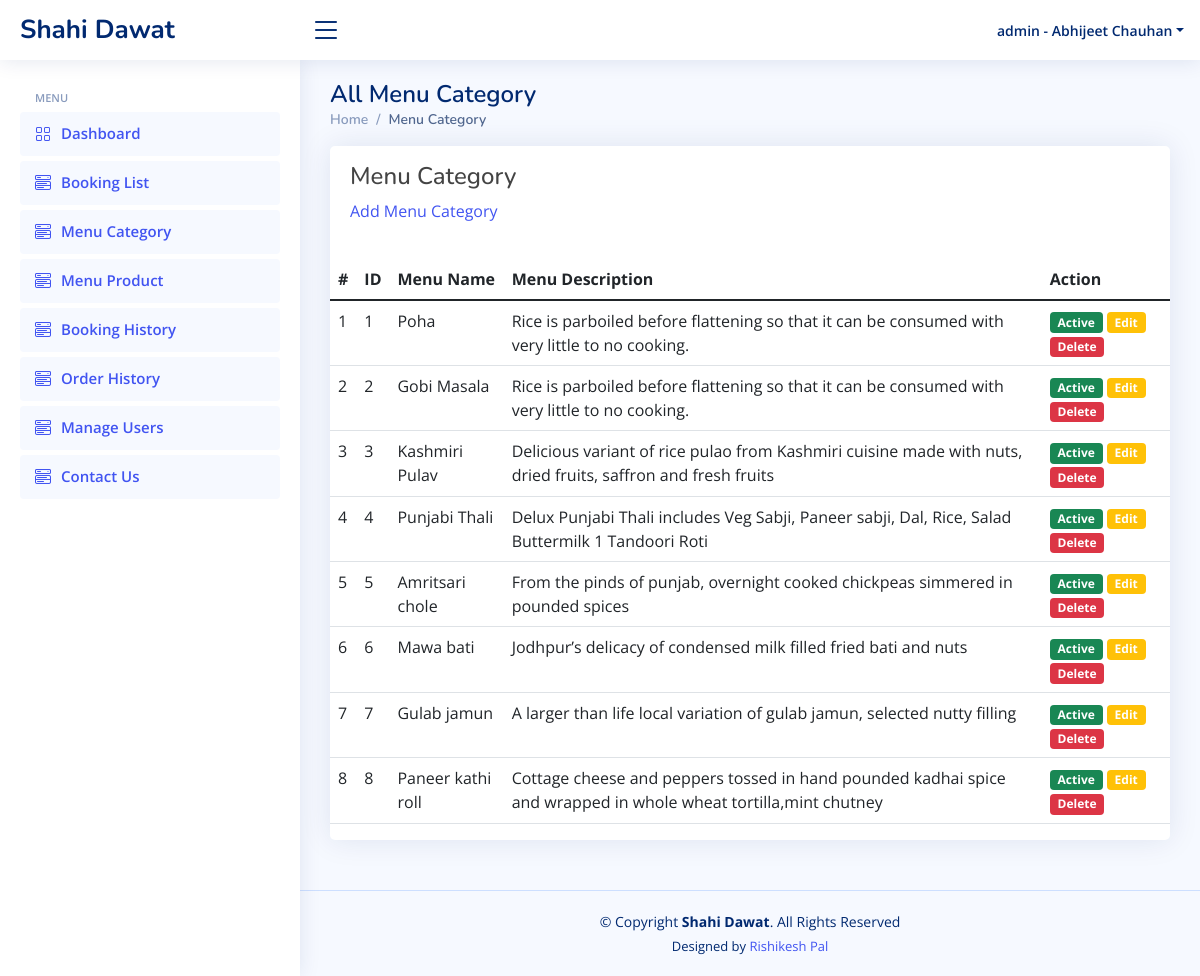
Page /Abhijeet/admin/menu_category.php (signed in) on the committed database.
### tables this page shows
CREATE TABLE `menu_category` (
  `id` int(11) NOT NULL,
  `name` varchar(50) NOT NULL,
  `description` text NOT NULL,
  `status` tinyint(4) NOT NULL
);

### Abhijeet/function.inc.php (called while the page is built, shortened)
<?php
function getAdminInfo($conn, $email){
	$sql="SELECT * from admin_users WHERE email='$email'";
	$run=mysqli_query($conn, $sql);
	$data=mysqli_fetch_assoc($run);
	return $data;
}
?>

### Abhijeet/admin/menu_category.php (the view, shortened to what this page needs)
<?php
include('top.php');
include('sidebar.php');
$sql="select * from menu_category order by id asc";
$res=mysqli_query($conn,$sql);
?>
  <main id="main" class="main">
    <div class="pagetitle">
      <h1>All Menu Category</h1>
      <nav>
        <ol class="breadcrumb">
          <li class="breadcrumb-item"><a href="index.php">Home</a></li>
          <li class="breadcrumb-item active">Menu Category</li>
        </ol>
      </nav>
    </div>
    <div class="content pb-0">
  <div class="orders">
     <div class="row">
      <div class="col-xl-12">
       <div class="card">
        <div class="card-body">
           <h4 class="box-title mt-3">Menu Category</h4>
           <p class="box-link"><a href="manage_menu_category.php">Add Menu Category</a> </p>
        </div>
        <div class="card-body--">
           <div class="table-stats order-table ov-h">
            <table class="table ">
             <thead>
              <tr>
                 <th class="serial">#</th>
                 <th>ID</th>
                 <th>Menu Name</th>
                 <th>Menu Description</th>
                 <th>Action</th>
              </tr>
             </thead>
             <tbody>
              <?php
              $i=1;
              while($row=mysqli_fetch_assoc($res)){?>
              <tr>
                 <td class="serial"><?php echo $i?></td>
                 <td><?php echo $row['id']?></td>
                 <td><?php echo $row['name']?></td>
                 <td><?php echo $row['description']?></td>
                 <td>
                <?php
                if($row['status']==1){
                  echo "<span class='badge bg-success'><a href='?type=status&operation=deactive&id=".$row['id']."'>Active</a></span>&nbsp;";
                }else{
                  echo "<span class='badge bg-primary'><a href='?type=status&operation=active&id=".$row['id']."'>Deactive</a></span>&nbsp;";
                }
                echo "<span class='badge bg-warning'><a href='manage_menu_category.php?id=".$row['id']."'>Edit</a></span>&nbsp;";
                ?>
                <span class='badge bg-danger'><a href="?type=delete&id=<?php echo $row['id'] ?>" onclick="return confirm('Are you sure you want to delete this Menu Category? Product Will Also Get Deleted!');">Delete</a></span>
                 </td>
              </tr>
              <?php
              $i++;
              }
            ?>
             </tbody>
            </table>
           </div>
        </div>
       </div>
      </div>
     </div>
  </div>
</div>
  </main>
<?php
  include('footer.php');
?>

### Abhijeet/admin/top.php (shortened to what this page needs)
<?php
include('../config.php');
include('../function.inc.php');
$admin = getAdminInfo($conn, $_SESSION['ADMIN_EMAIL']);
?>
<!DOCTYPE html>
<html lang="en">
<head>
  <link rel="stylesheet" href="https://cdnjs.cloudflare.com/ajax/libs/font-awesome/4.0.1/css/font-awesome.css" />
  <link href="assets/vendor/bootstrap/css/bootstrap.min.css" rel="stylesheet">
  <link href="assets/vendor/bootstrap-icons/bootstrap-icons.css" rel="stylesheet">
  <link href="assets/vendor/boxicons/css/boxicons.min.css" rel="stylesheet">
  <link href="assets/vendor/quill/quill.snow.css" rel="stylesheet">
  <link href="assets/vendor/quill/quill.bubble.css" rel="stylesheet">
  <link href="assets/vendor/remixicon/remixicon.css" rel="stylesheet">
  <link href="assets/vendor/simple-datatables/style.css" rel="stylesheet">
  <link href="assets/css/style.css" rel="stylesheet">
</head>
<body>
  <header id="header" class="header fixed-top d-flex align-items-center">
    <div class="d-flex align-items-center justify-content-between">
      <a href="index.php" class="logo d-flex align-items-center">
        <span class="d-none d-lg-block">Shahi Dawat</span>
      </a>
      <i class="bi bi-list toggle-sidebar-btn"></i>
    </div>
    <nav class="header-nav ms-auto">
      <ul class="d-flex align-items-center">
        <li class="nav-item dropdown pe-3">
          <a class="nav-link nav-profile d-flex align-items-center pe-0" href="#" data-bs-toggle="dropdown">
            <span class="d-none d-md-block dropdown-toggle ps-2">admin - <?php echo $admin['name']; ?></span>
          </a>
        </li>
      </ul>
    </nav>
  </header>

### Abhijeet/admin/assets/css/style.css (style rules this page uses)
:root { scroll-behavior: smooth; }
body { font-family: "Open Sans", sans-serif; background: #f6f9ff; color: #444444; }
a { color: #4154f1; text-decoration: none; }
h1, h2, h3, h4, h5, h6 { font-family: "Nunito", sans-serif; }
#main { margin-top: 60px; padding: 20px 30px; transition: all 0.3s; }
.pagetitle { margin-bottom: 10px; }
.pagetitle h1 { font-size: 24px; margin-bottom: 0; font-weight: 600; color: #012970; }
.card { margin-bottom: 30px; border: none; border-radius: 5px; box-shadow: 0px 0 30px rgba(1, 41, 112, 0.1); }
.card-body { padding: 0 20px 20px 20px; }
.breadcrumb { font-size: 14px; font-family: "Nunito", sans-serif; color: #899bbd; font-weight: 600; }
.breadcrumb a { color: #899bbd; transition: 0.3s; }
.breadcrumb .breadcrumb-item::before { color: #899bbd; }
.breadcrumb .active { color: #51678f; font-weight: 600; }
.logo { line-height: 1; }
@media (min-width: 1200px) { .logo { width: 280px; } }
.logo span { font-size: 26px; font-weight: 700; color: #012970; font-family: "Nunito", sans-serif; }
.header { transition: all 0.5s; z-index: 997; height: 60px; box-shadow: 0px 2px 20px rgba(1, 41, 112, 0.1); background-color: #fff; padding-left: 20px; }
.header .toggle-sidebar-btn { font-size: 32px; padding-left: 10px; cursor: pointer; color: #012970; }
.header-nav ul { list-style: none; }
.header-nav > ul { margin: 0; padding: 0; }
.header-nav .nav-profile { color: #012970; }
.header-nav .nav-profile span { font-size: 14px; font-weight: 600; }
@media (min-width: 1200px) { #main, #footer { margin-left: 300px; } }
.orders tr a { text-decoration: none; color: white!important; }

### rows in the picture
menu_category: id "1", name "Poha", description "Rice is parboiled before flattening so that it can be consumed with very little to no cooking."
menu_category: id "2", name "Gobi Masala", description "Rice is parboiled before flattening so that it can be consumed with very little to no cooking."
menu_category: id "3", name "Kashmiri Pulav", description "Delicious variant of rice pulao from Kashmiri cuisine made with nuts, dried fruits, saffron and fresh fruits"
menu_category: id "4", name "Punjabi Thali", description "Delux Punjabi Thali includes Veg Sabji, Paneer sabji, Dal, Rice, Salad Buttermilk 1 Tandoori Roti"
menu_category: id "5", name "Amritsari chole", description "From the pinds of punjab, overnight cooked chickpeas simmered in pounded spices"
menu_category: id "6", name "Mawa bati", description "Jodhpur’s delicacy of condensed milk filled fried bati and nuts"
menu_category: id "7", name "Gulab jamun", description "A larger than life local variation of gulab jamun, selected nutty filling"
menu_category: id "8", name "Paneer kathi roll", description "Cottage cheese and peppers tossed in hand pounded kadhai spice and wrapped in whole wheat tortilla,mint chutney"

### other values in the picture
$admin['name'] "Abhijeet Chauhan"
